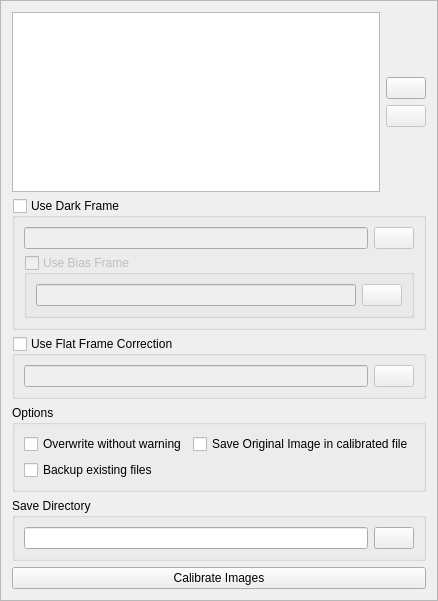
<?xml version="1.0" encoding="UTF-8"?>
<ui version="4.0">
 <class>Frame</class>
 <widget class="QFrame" name="Frame">
  <property name="windowModality">
   <enum>Qt::WindowModal</enum>
  </property>
  <property name="geometry">
   <rect>
    <x>0</x>
    <y>0</y>
    <width>400</width>
    <height>601</height>
   </rect>
  </property>
  <property name="windowTitle">
   <string>Frame</string>
  </property>
  <property name="locale">
   <locale language="English" country="Australia"/>
  </property>
  <property name="frameShape">
   <enum>QFrame::StyledPanel</enum>
  </property>
  <property name="frameShadow">
   <enum>QFrame::Raised</enum>
  </property>
  <layout class="QGridLayout" name="gridLayout" columnstretch="0,0,0">
   <item row="1" column="0" rowspan="4" colspan="2">
    <widget class="QListWidget" name="listWidgetCalibrationFiles">
     <property name="sizePolicy">
      <sizepolicy hsizetype="Expanding" vsizetype="Expanding">
       <horstretch>0</horstretch>
       <verstretch>0</verstretch>
      </sizepolicy>
     </property>
     <property name="alternatingRowColors">
      <bool>true</bool>
     </property>
     <property name="selectionMode">
      <enum>QAbstractItemView::ExtendedSelection</enum>
     </property>
     <property name="selectionBehavior">
      <enum>QAbstractItemView::SelectRows</enum>
     </property>
    </widget>
   </item>
   <item row="5" column="0" colspan="3">
    <widget class="QGroupBox" name="groupBoxUseDark">
     <property name="sizePolicy">
      <sizepolicy hsizetype="Preferred" vsizetype="Fixed">
       <horstretch>0</horstretch>
       <verstretch>0</verstretch>
      </sizepolicy>
     </property>
     <property name="title">
      <string>Use Dark Frame</string>
     </property>
     <property name="checkable">
      <bool>true</bool>
     </property>
     <property name="checked">
      <bool>false</bool>
     </property>
     <layout class="QGridLayout" name="gridLayout_2">
      <item row="0" column="0">
       <widget class="QLineEdit" name="lineEditMasterDarkFrame"/>
      </item>
      <item row="0" column="1">
       <widget class="QPushButton" name="buttonDarkFrameName">
        <property name="text">
         <string/>
        </property>
        <property name="icon">
         <iconset resource="../VSOP.qrc">
          <normaloff>:/images/open.png</normaloff>:/images/open.png</iconset>
        </property>
       </widget>
      </item>
      <item row="1" column="0" colspan="2">
       <widget class="QGroupBox" name="groupBoxUseBias">
        <property name="sizePolicy">
         <sizepolicy hsizetype="Preferred" vsizetype="Fixed">
          <horstretch>0</horstretch>
          <verstretch>0</verstretch>
         </sizepolicy>
        </property>
        <property name="title">
         <string>Use Bias Frame</string>
        </property>
        <property name="checkable">
         <bool>true</bool>
        </property>
        <property name="checked">
         <bool>false</bool>
        </property>
        <layout class="QGridLayout" name="gridLayout_4">
         <item row="0" column="0">
          <widget class="QLineEdit" name="lineEditMasterBiasFrame"/>
         </item>
         <item row="0" column="1">
          <widget class="QPushButton" name="buttonBiasFrameName">
           <property name="text">
            <string/>
           </property>
           <property name="icon">
            <iconset resource="../VSOP.qrc">
             <normaloff>:/images/open.png</normaloff>:/images/open.png</iconset>
           </property>
          </widget>
         </item>
        </layout>
       </widget>
      </item>
     </layout>
    </widget>
   </item>
   <item row="6" column="0" colspan="3">
    <widget class="QGroupBox" name="groupBoxUseFlat">
     <property name="sizePolicy">
      <sizepolicy hsizetype="Preferred" vsizetype="Fixed">
       <horstretch>0</horstretch>
       <verstretch>0</verstretch>
      </sizepolicy>
     </property>
     <property name="title">
      <string>Use Flat Frame Correction</string>
     </property>
     <property name="checkable">
      <bool>true</bool>
     </property>
     <property name="checked">
      <bool>false</bool>
     </property>
     <layout class="QGridLayout" name="gridLayout_3">
      <item row="0" column="0">
       <widget class="QLineEdit" name="lineEditMasterFlatFrame">
        <property name="sizePolicy">
         <sizepolicy hsizetype="Expanding" vsizetype="Fixed">
          <horstretch>0</horstretch>
          <verstretch>0</verstretch>
         </sizepolicy>
        </property>
       </widget>
      </item>
      <item row="0" column="1">
       <widget class="QPushButton" name="buttonFlatFrameName">
        <property name="sizePolicy">
         <sizepolicy hsizetype="Minimum" vsizetype="Fixed">
          <horstretch>0</horstretch>
          <verstretch>0</verstretch>
         </sizepolicy>
        </property>
        <property name="text">
         <string/>
        </property>
        <property name="icon">
         <iconset resource="../VSOP.qrc">
          <normaloff>:/images/open.png</normaloff>:/images/open.png</iconset>
        </property>
       </widget>
      </item>
     </layout>
    </widget>
   </item>
   <item row="7" column="0" colspan="3">
    <widget class="QGroupBox" name="groupBox_4">
     <property name="sizePolicy">
      <sizepolicy hsizetype="Preferred" vsizetype="Fixed">
       <horstretch>0</horstretch>
       <verstretch>0</verstretch>
      </sizepolicy>
     </property>
     <property name="title">
      <string>Options</string>
     </property>
     <layout class="QGridLayout" name="gridLayout_5">
      <item row="0" column="0">
       <widget class="QCheckBox" name="checkBoxOverwrite">
        <property name="text">
         <string>Overwrite without warning</string>
        </property>
       </widget>
      </item>
      <item row="0" column="1">
       <widget class="QCheckBox" name="checkBoxSaveOriginal">
        <property name="text">
         <string>Save Original Image in calibrated file</string>
        </property>
       </widget>
      </item>
      <item row="1" column="0">
       <widget class="QCheckBox" name="checkBoxBackup">
        <property name="text">
         <string>Backup existing files</string>
        </property>
       </widget>
      </item>
     </layout>
    </widget>
   </item>
   <item row="8" column="0" colspan="3">
    <widget class="QGroupBox" name="groupBox_5">
     <property name="sizePolicy">
      <sizepolicy hsizetype="Preferred" vsizetype="Fixed">
       <horstretch>0</horstretch>
       <verstretch>0</verstretch>
      </sizepolicy>
     </property>
     <property name="title">
      <string>Save Directory</string>
     </property>
     <layout class="QGridLayout" name="gridLayout_6">
      <item row="0" column="0">
       <widget class="QLineEdit" name="lineEditSaveDirectory"/>
      </item>
      <item row="0" column="1">
       <widget class="QPushButton" name="buttonSaveDirectory">
        <property name="text">
         <string/>
        </property>
        <property name="icon">
         <iconset resource="../VSOP.qrc">
          <normaloff>:/images/saveAs.png</normaloff>:/images/saveAs.png</iconset>
        </property>
       </widget>
      </item>
     </layout>
    </widget>
   </item>
   <item row="9" column="0" colspan="3">
    <widget class="QPushButton" name="btnCalibrateImages">
     <property name="sizePolicy">
      <sizepolicy hsizetype="Preferred" vsizetype="Fixed">
       <horstretch>0</horstretch>
       <verstretch>0</verstretch>
      </sizepolicy>
     </property>
     <property name="text">
      <string>Calibrate Images</string>
     </property>
    </widget>
   </item>
   <item row="3" column="2">
    <widget class="QPushButton" name="buttonRemoveFiles">
     <property name="enabled">
      <bool>false</bool>
     </property>
     <property name="sizePolicy">
      <sizepolicy hsizetype="Fixed" vsizetype="Fixed">
       <horstretch>0</horstretch>
       <verstretch>0</verstretch>
      </sizepolicy>
     </property>
     <property name="text">
      <string/>
     </property>
     <property name="icon">
      <iconset resource="../VSOP.qrc">
       <normaloff>:/images/BMP_BtnRemove_32.bmp</normaloff>:/images/BMP_BtnRemove_32.bmp</iconset>
     </property>
    </widget>
   </item>
   <item row="2" column="2">
    <widget class="QPushButton" name="btnSelectFiles">
     <property name="sizePolicy">
      <sizepolicy hsizetype="Fixed" vsizetype="Fixed">
       <horstretch>0</horstretch>
       <verstretch>0</verstretch>
      </sizepolicy>
     </property>
     <property name="text">
      <string/>
     </property>
     <property name="icon">
      <iconset resource="../VSOP.qrc">
       <normaloff>:/images/BMP_BtnAdd_32.bmp</normaloff>:/images/BMP_BtnAdd_32.bmp</iconset>
     </property>
    </widget>
   </item>
  </layout>
 </widget>
 <resources>
  <include location="../VSOP.qrc"/>
 </resources>
 <connections/>
</ui>
